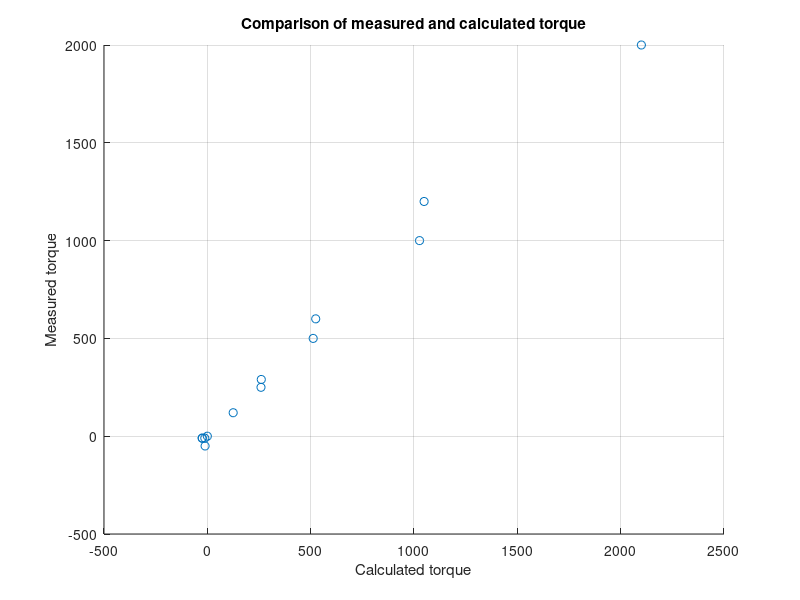

The MATLAB script that drew this image: (Note: this script raises an error after producing the figure.)
%   PWM  Omega  Tau
M = [885  297  -10;
     885  0    2000; 
     885  150  1000; 
     442  150  -10; 
     442  0    1200; 
     442  75   500; 
     221  75   -10; 
     221  0    600; 
     221  37   250; 
     110  38   -50; 
     110  0    290; 
     110  19   120; 
     0    0    0];

%    Tau     OMEGA
A = [M(:,3) M(:,2)];

%    PWM
B = M(:,1);

C = A\B;

s = 13;
tau_calc = [s];


for i = 1:s
    tau_calc(i) = (1/0.4214)*(B(i)-A(i,2)*3.0156)
end

%scatter(tau_calc,A(:,1))
%lsline

figure(1)
scatter(tau_calc,A(:,1))
grid on;
xlabel('Calculated torque');
ylabel('Measured torque');
title('Comparison of measured and calculated torque');
hl = lsline;
D = [ones(size(hl.XData(:))), hl.XData(:)]\hl.YData(:);
Slope = D(2)
Intercept = D(1)